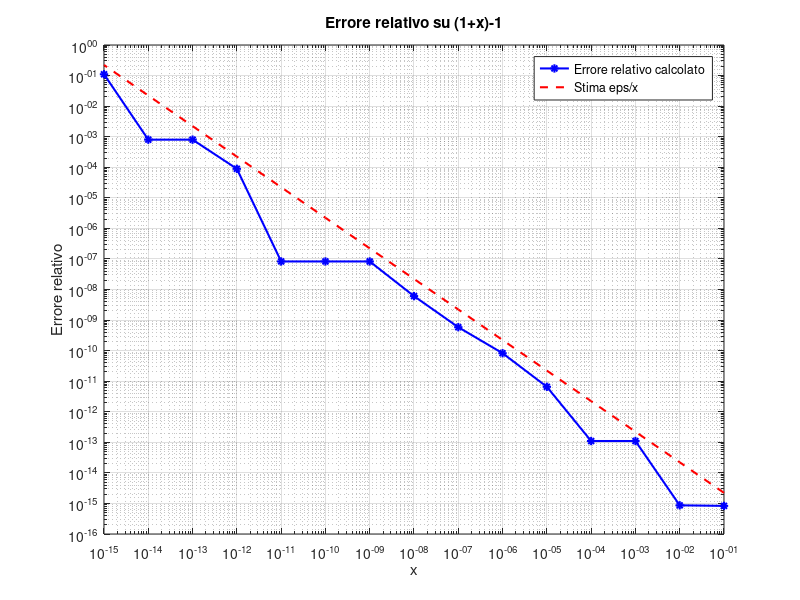

Write MATLAB code to recreate this figure.
%------------------------------------------
% ESERCIZIO: Calcolo errore relativo della funzione: (1+x)-1
%-------------------------------------

clear; clc;  % Pulisco workspace e command window

% Definisco l'intervallo degli esponenti (Vettore riga da 1 a 15)
esp=1:15;

% Genero i valori di test per x (Calcolo le potenze)
x=10.^-esp;

% Calcolo il risultato
ris=(1+x)-1;

% Calcolo dell'errore relativo rispetto alla soluzione esatta
errrel=abs(x-ris)./abs(x);  % Uso "./" per dividere elemento per elemento

% Preparo i dati per stamparli a schermo
A=[x' ris' errrel'];        % Uso (') per trasporre i vettorri da riga a colonna

% Stampo le intestazioni della tabella
fprintf('%17s %24s %10s \n','x','(1+x)-1', 'Err-rel');  % Stesse larghezze dei dati (17, 24, 10)

% Stampo i valori veri e propri
% NB: Passo "A'" (la trasposta di A) perché la funzione fprintf di MATLAB legge le matrici scendendo per le colonne, non per le righe!
fprintf('%17.3e %24.15e %10.2e \n',A');

% --- Grafico degli errori relativi ---
figure;
% 1. Disegno l'errore relativo in scala bilogaritmica
loglog(x, errrel, 'b-*', 'LineWidth', 1.5);
hold on;  % Mantengo la figura per la retta di riferimento

% 2. Disegno la stima teorica dell'errore: eps/x
loglog(x, eps ./ x, 'r--', 'LineWidth', 1.5);
hold off;

% 3. Aggiungo titolo, etichette, legenda e griglia
title('Errore relativo su (1+x)-1');
xlabel('x');
ylabel('Errore relativo');
legend('Errore relativo calcolato', 'Stima eps/x', 'Location', 'northeast');
grid on;
